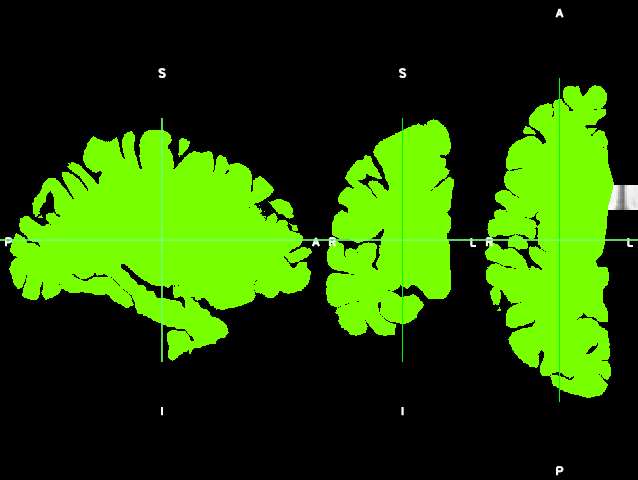
#> input picture tests/testdata/test_overlay_freesurfermesh_3d.mgh_freesurfer_lh.pial_-r_3d.mgh_-s_id.png, 638 x 480 px
$ python compare_images.py testdata/test_overlay_freesurfermesh_3d.mgh_freesurfer_lh.pial_-r_3d.mgh_-s_id.png 5
#> lines starting #> are read from the running program, lines starting #| are printed output that depends on the picture; pictures that were not available may be replaced by others from this repository, and a replacement may not be noted
#!/usr/bin/env python
#
# compare_images.py - compare two images
#
# Author: Paul McCarthy <pauldmccarthy@gmail.com>
#


import sys

import numpy         as np
import scipy.ndimage as ndi

import matplotlib.image as mplimg


def compare_images(img1, img2, threshold):
    """Compares two images using the euclidean distance in RGB space
    between pixels. Returns a tuple containing:

     - A boolean value indicating whether the test passed (the images
       were the same).

     - The sum of the normalised RGB distance between all pixels.
    """
#> called with threshold = 100

    # Discard alpha values
    img1 = img1[:, :, :3]
    img2 = img2[:, :, :3]

    # pad poth images
    if img1.shape != img2.shape:

        i1w, i1h = img1.shape[:2]
        i2w, i2h = img2.shape[:2]

        maxw = max(i1w, i2w)
        maxh = max(i1h, i2h)

        newimg1 = np.zeros((maxw, maxh, 3), dtype=np.uint8)
        newimg2 = np.zeros((maxw, maxh, 3), dtype=np.uint8)

        i1woff = int(round((maxw - i1w) / 2.0))
        i1hoff = int(round((maxh - i1h) / 2.0))
        i2woff = int(round((maxw - i2w) / 2.0))
        i2hoff = int(round((maxh - i2h) / 2.0))

        newimg1[i1woff:i1woff + i1w,
                i1hoff:i1hoff + i1h, :] = img1
        newimg2[i2woff:i2woff + i2w,
                i2hoff:i2hoff + i2h, :] = img2

        img1 = newimg1
        img2 = newimg2

    img1 = ndi.gaussian_filter(img1, sigma=(2, 2, 0), order=0)
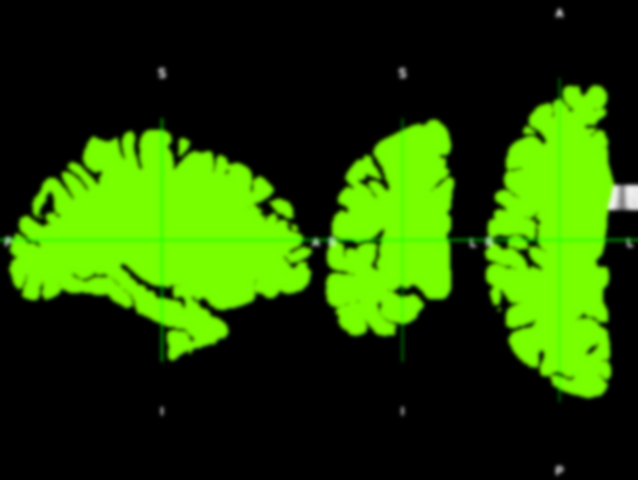
#> img1: shape (480, 638, 3) float32; mean of channels 0, 1, 2 34.4, 73.8, 0.8; drawn as R, G, B
    img2 = ndi.gaussian_filter(img2, sigma=(2, 2, 0), order=0)

    flat1   = img1.reshape(-1, 3)
    flat2   = img2.reshape(-1, 3)

    dist    = np.sqrt(np.sum((flat1 - flat2) ** 2, axis=1))
    dist    = dist.reshape(img1.shape[:2])
#> dist: shape (480, 638) float32; every value is 0
    dist    = dist / np.sqrt(3 * 255 * 255)

    ttlDiff = np.sum(dist)
#> ttlDiff = 0

    passed = ttlDiff <= threshold
#> passed = True

    return passed, ttlDiff


if __name__ == '__main__':

    argv = sys.argv[1:]
    if len(argv) not in (2, 3):
        print('Usage: compare_images.py image1 image2 [threshold]')
        sys.exit(1)

    image1 = argv[0]
    image2 = argv[1]

    if len(argv) == 2: threshold = 100
    else:              threshold = int(argv[2])

    # TODO use imageio instead of mplimg
    image1 = mplimg.imread(image1) * 255
    image2 = mplimg.imread(image2) * 255

    passed, diff = compare_images(image1, image2, threshold)
#> passed = True; diff = 0

    print(diff)
#| 0.0

    if passed: sys.exit(0)
#> (the program exits here)

$ run again, on tests/testdata/test_overlay_freesurfermesh_3d.mgh_freesurfer_lh.pial_-r_3d.mgh_-s_torig.png
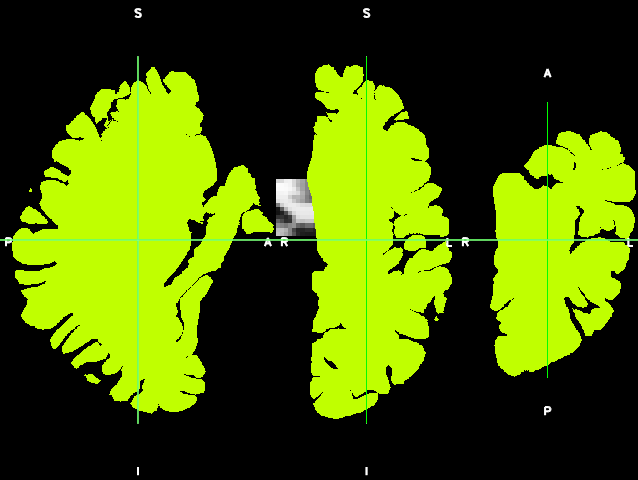
#> input picture tests/testdata/test_overlay_freesurfermesh_3d.mgh_freesurfer_lh.pial_-r_3d.mgh_-s_torig.png, 638 x 480 px
#> in compare_images, `img1 = ndi.gaussian_filter(img1, sigma=(2, 2, 0), order=0)`:
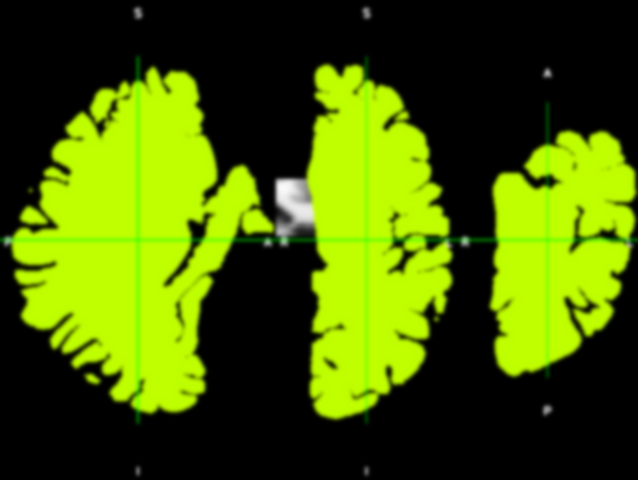
#> img1: shape (480, 638, 3) float32; mean of channels 0, 1, 2 70.3, 94.8, 1.4; drawn as R, G, B
#> dist: shape (480, 638) float32; every value is 0
#> ttlDiff = 0
#> in compare_images, `passed = ttlDiff <= threshold`: passed = True
#> `passed, diff = compare_images(image1, image2, threshold)`: diff = 0
#| 0.0
